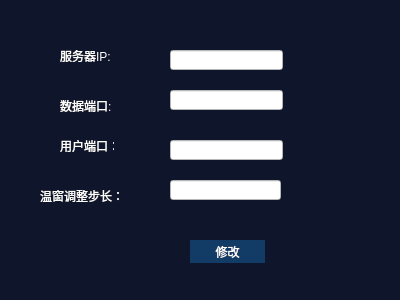
<?xml version="1.0" encoding="UTF-8"?>
<ui version="4.0">
 <class>SettingDlg</class>
 <widget class="QWidget" name="SettingDlg">
  <property name="geometry">
   <rect>
    <x>0</x>
    <y>0</y>
    <width>400</width>
    <height>300</height>
   </rect>
  </property>
  <property name="windowTitle">
   <string>参数设置</string>
  </property>
  <property name="styleSheet">
   <string notr="true">QWidget{color: rgb(255, 255, 255);
background-color: rgb(15, 21, 42);
}
QLineEdit{
color: rgb(0,0 ,0 );
background-color: rgb(255, 255, 255);
}
QPushButton{
background-color: rgb(18, 59, 101);
border:0px;
}</string>
  </property>
  <widget class="QLabel" name="label_2">
   <property name="geometry">
    <rect>
     <x>60</x>
     <y>50</y>
     <width>54</width>
     <height>12</height>
    </rect>
   </property>
   <property name="text">
    <string>服务器IP:</string>
   </property>
  </widget>
  <widget class="QLabel" name="label_3">
   <property name="geometry">
    <rect>
     <x>60</x>
     <y>100</y>
     <width>54</width>
     <height>12</height>
    </rect>
   </property>
   <property name="text">
    <string>数据端口:</string>
   </property>
  </widget>
  <widget class="QPushButton" name="btn_set_Par">
   <property name="geometry">
    <rect>
     <x>190</x>
     <y>240</y>
     <width>75</width>
     <height>23</height>
    </rect>
   </property>
   <property name="text">
    <string>修改</string>
   </property>
  </widget>
  <widget class="QLineEdit" name="lineEdit_uport">
   <property name="geometry">
    <rect>
     <x>170</x>
     <y>140</y>
     <width>113</width>
     <height>20</height>
    </rect>
   </property>
  </widget>
  <widget class="QLineEdit" name="lineEdit_port">
   <property name="geometry">
    <rect>
     <x>170</x>
     <y>90</y>
     <width>113</width>
     <height>20</height>
    </rect>
   </property>
  </widget>
  <widget class="QLineEdit" name="lineEdit_servIP">
   <property name="geometry">
    <rect>
     <x>170</x>
     <y>50</y>
     <width>113</width>
     <height>20</height>
    </rect>
   </property>
  </widget>
  <widget class="QLabel" name="label_4">
   <property name="geometry">
    <rect>
     <x>60</x>
     <y>140</y>
     <width>54</width>
     <height>12</height>
    </rect>
   </property>
   <property name="text">
    <string>用户端口：</string>
   </property>
  </widget>
  <widget class="QLineEdit" name="lineEdit_step">
   <property name="geometry">
    <rect>
     <x>170</x>
     <y>180</y>
     <width>111</width>
     <height>20</height>
    </rect>
   </property>
   <property name="styleSheet">
    <string notr="true">background-color: rgb(255, 255, 255);
color: rgb(0, 0, 0);</string>
   </property>
  </widget>
  <widget class="QLabel" name="label_5">
   <property name="geometry">
    <rect>
     <x>40</x>
     <y>190</y>
     <width>80</width>
     <height>12</height>
    </rect>
   </property>
   <property name="text">
    <string>温窗调整步长：</string>
   </property>
  </widget>
 </widget>
 <layoutdefault spacing="6" margin="11"/>
 <resources/>
 <connections/>
</ui>
